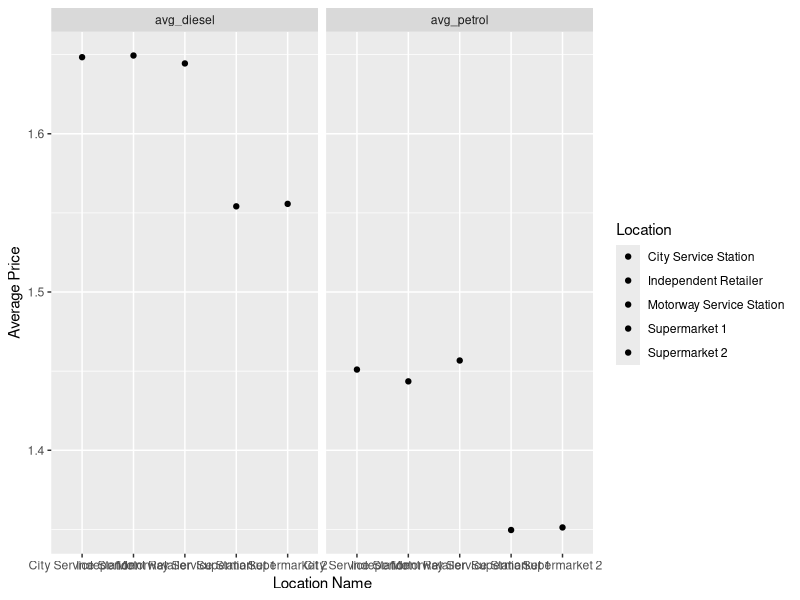
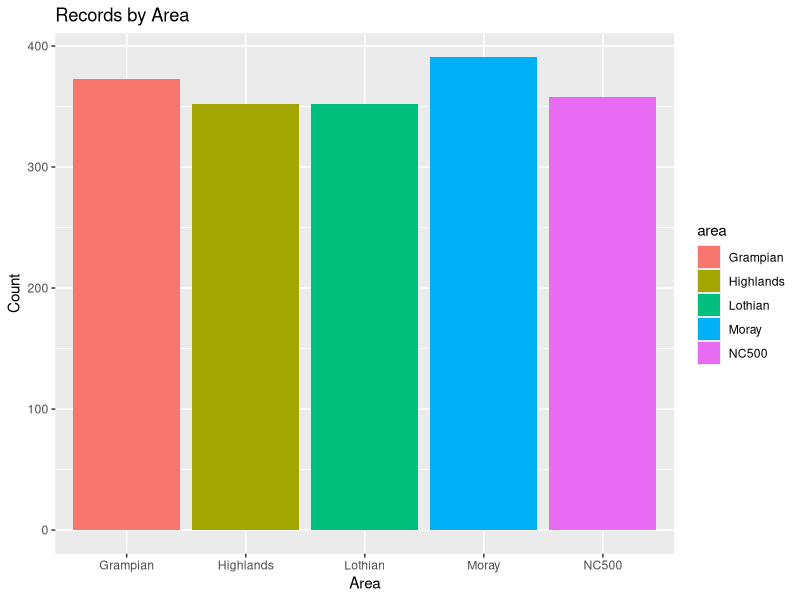

Recreate these plots in R, in order.
# DO NOT CHANGE THE PRE-WRITTEN CODE EXCEPT WHERE MARKED
# load package
library(tidyverse)
# Add any additional packages required here
library(dplyr)
library(lubridate)
library(ggplot2)


# set seed - PLEASE EDIT --------------------------------
# CHANGE THE VALUE OF 1 TO A NUMBER OF YOUR CHOICE
set.seed(12) 

################################################################################
# code to create two datasets to work with - DO NOT EDIT
# NOTE - comments have been removed
val_create <- function(date, loc, type, n) {
  val <- 1.3 + 
    0.1 * (1 - as.numeric(max(date) - date) / length(date)) + 
    0.1 * (loc %% 2) + 0.2 * type + 
    runif(length(date), -0.1, 0.1)
  
  val[sample(c(1:length(date)), size = 20)] <- NA
  
  return(val)
}
all_dates <- seq(ymd("2019-01-01"), ymd("2023-12-31"), by = "day")

fuel_data <- tibble(
  location_id = sample(c(1:5), length(all_dates), TRUE),
  date = all_dates
) %>%
  mutate(
    year = year(date),
    month = month(date),
    day = day(date),
    petrol_price = val_create(date, location_id, 0),
    diesel_price = val_create(date, location_id, 1)
  ) %>%
  select(-date) %>%
  slice_sample(prop = 1) 

rm(all_dates)

fuel_locations <- tibble(
  id = c(1:5),
  name = c("Motorway Service Station", "Supermarket 1", "Independent Retailer",
           "Supermarket 2", "City Service Station"),
  area = c("NC500", "Highlands", "Lothian", "Moray", "Grampian")
)
################################################################################
# the datasets fuel_data and fuel_locations should now exist
# please enter code below to complete the outlined tasks

fuel_data
fuel_locations

# join the datasets -----------------------------------------
# Mutual column needed to merge. Location is saved under different names 
# "location_id" and "id", merge executed by joining the two columns

fuel_data_new <- fuel_data %>%
  left_join(fuel_locations, by = c("location_id" = "id"))

fuel_data_new

# add a date column -----------------------------------------
# Date column created by merging year:day cols and made it
# to be first column visible in the new dataset

fuel_date <- fuel_data_new %>%
  mutate(date = make_date(year, month, day), .before = location_id) %>%
  select(-c(year:day)) 
  
fuel_date

# summarise the data in at least one way  --------------------

#### analyse average prices by fuel type

av_per_type <- fuel_date %>%
  group_by(name) %>% 
  summarise(avg_petrol = mean(petrol_price, na.rm = TRUE),
            avg_diesel = mean(diesel_price, na.rm = TRUE))

av_per_type

#### number of records per area
record_by_area <- fuel_date %>%
group_by(area) %>%
  summarise(count = n())

record_by_area


#### min & max prices per area
fuel_date %>%
group_by(area) %>%
  summarise(max_petrol = max(petrol_price, na.rm = TRUE),
            min_petrol = min(petrol_price, na.rm = TRUE),
            max_diesel = max(diesel_price, na.rm = TRUE),
            min_diesel = min(diesel_price, na.rm = TRUE))

#### average prices per area
av_per_area <- fuel_date %>%
  group_by(area) %>%
  summarise(avg_petrol_price = mean(petrol_price, na.rm = TRUE),
            avg_diesel_price = mean(diesel_price, na.rm = TRUE))

av_per_area

# plot the data in at least one way ---------------------------
#### price average per location by fuel type

av_per_type2 <- av_per_type %>%
pivot_longer(cols = c(avg_petrol, avg_diesel), 
             names_to = "fuel_type", 
             values_to = "avg_price")

ggplot(av_per_type2, aes(x = name, y = avg_price, fill = name)) +
  geom_point() +
  facet_wrap(~(fuel_type)) +
  labs(x = "Location Name", y = "Average Price", fill = "Location")


#### Visualisation of records by area

record_by_area%>%
  ggplot(aes(x = area, y = count, fill = area)) +
  geom_col() +
  labs(title = "Records by Area", 
       x = "Area", 
       y = "Count")

# critically evaluate your results  ---------------------------
# 
# Identifying the mutual column (location) allowed me to generate a new dataset
# (fuel_data_new), which enabled a more thorough analysis of the 2 datasets.
# Merging three columns into one (fuel_date) offered a clearer picture of the 
# dataset, alongside offering a quicker and tidier frame of reference if needed.
#The two processes allowed the data to be more reader friendly, readily available,
# and quicker to analyse in time-constrained situations.
#
# Given the nature of the data, its summary could be done in many ways.
# Analysing the average prices by fuel type offered a general overview into
# price analysis and price behaviour, while grouping the number of records per 
# area created an overview at the geographical location on the fuel usage and 
#demand, differences of which were enhanced by studying the minimum, maximum 
# and average prices per area. This allows a reader to grasp the variability of 
# prices according to the region.
#
# These last factors were included in the first plotting option,in which price
#averages per fuel type were plotted according to location and fuel typ; 
# allowing a visualisation into affordability of fuel according to location, 
#this can help customers or stakeholders to plan and understand where fuel
# might be more affordable. This visualization can support planning efforts 
#and improve market awareness.
#The other visualisation generated aids the understanding of pump usage by 
# location, which could help stakeholders or planners understand current and
# future demands for fuel stations, aiding decision for opening and/or closure
# of stations based on usage.









